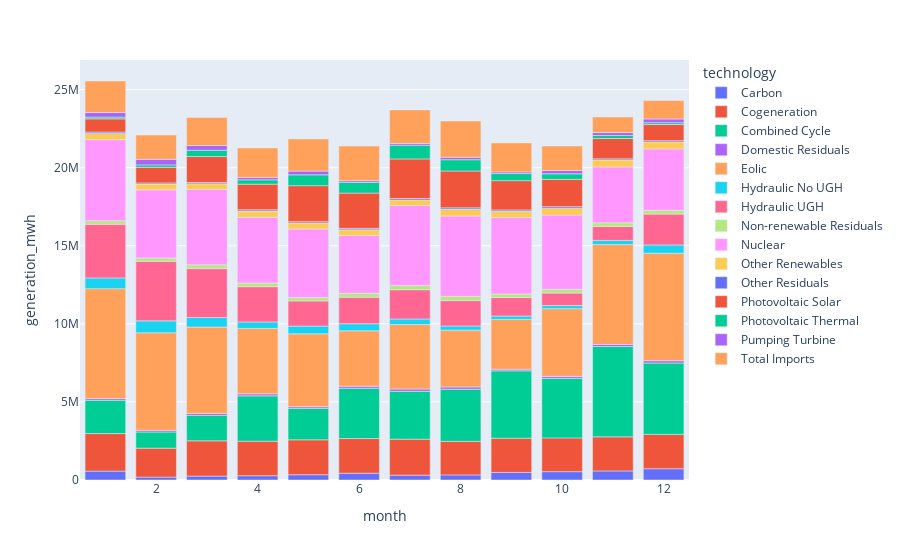

Write notebook code for a chart like this one.
### Markdown cell above
##### Differentiate each technology with a `color`

### Code cell
px.bar(data_frame=dfres, x='month', y='generation_mwh', color='technology')

### Figure 1 — Plotly figure (JSON) as saved in the notebook; plotly's stock layout.template omitted (floating-point values rounded to 4 significant figures)
{"data": [{"alignmentgroup": "True", "hovertemplate": "technology=Carbon<br>month=%{x}<br>generation_mwh=%{y}<extra></extra>", "legendgroup": "Carbon", "marker": {"color": "#636efa", "pattern": {"shape": ""}}, "name": "Carbon", "offsetgroup": "Carbon", "orientation": "v", "showlegend": true, "textposition": "auto", "type": "bar", "x": [1, 2, 3, 4, 5, 6, 7, 8, 9, 10, 11, 12], "xaxis": "x", "y": [569900.0, 186166, 250300.0, 275500.0, 338200.0, 433800.0, 311100.0, 327400.0, 484800.0, 534700.0, 580600.0, 724400.0], "yaxis": "y"}, {"alignmentgroup": "True", "hovertemplate": "technology=Cogeneration<br>month=%{x}<br>generation_mwh=%{y}<extra></extra>", "legendgroup": "Cogeneration", "marker": {"color": "#EF553B", "pattern": {"shape": ""}}, "name": "Cogeneration", "offsetgroup": "Cogeneration", "orientation": "v", "showlegend": true, "textposition": "auto", "type": "bar", "x": [1, 2, 3, 4, 5, 6, 7, 8, 9, 10, 11, 12], "xaxis": "x", "y": [2405000.0, 1852000.0, 2259000.0, 2212000.0, 2236000.0, 2222000.0, 2305000.0, 2149075, 2191000.0, 2161000.0, 2184000.0, 2196000.0], "yaxis": "y"}, {"alignmentgroup": "True", "hovertemplate": "technology=Combined Cycle<br>month=%{x}<br>generation_mwh=%{y}<extra></extra>", "legendgroup": "Combined Cycle", "marker": {"color": "#00cc96", "pattern": {"shape": ""}}, "name": "Combined Cycle", "offsetgroup": "Combined Cycle", "orientation": "v", "showlegend": true, "textposition": "auto", "type": "bar", "x": [1, 2, 3, 4, 5, 6, 7, 8, 9, 10, 11, 12], "xaxis": "x", "y": [2132000.0, 1036000.0, 1627000.0, 2901000.0, 2011000.0, 3219000.0, 3063000.0, 3339000.0, 4314000.0, 3821000.0, 5783000.0, 4572000.0], "yaxis": "y"}, {"alignmentgroup": "True", "hovertemplate": "technology=Domestic Residuals<br>month=%{x}<br>generation_mwh=%{y}<extra></extra>", "legendgroup": "Domestic Residuals", "marker": {"color": "#ab63fa", "pattern": {"shape": ""}}, "name": "Domestic Residuals", "offsetgroup": "Domestic Residuals", "orientation": "v", "showlegend": true, "textposition": "auto", "type": "bar", "x": [1, 2, 3, 4, 5, 6, 7, 8, 9, 10, 11, 12], "xaxis": "x", "y": [109129, 114300.0, 125800.0, 132300.0, 107400.0, 131200.0, 150100.0, 141900.0, 107800.0, 120200.0, 132200.0, 146800.0], "yaxis": "y"}, {"alignmentgroup": "True", "hovertemplate": "technology=Eolic<br>month=%{x}<br>generation_mwh=%{y}<extra></extra>", "legendgroup": "Eolic", "marker": {"color": "#FFA15A", "pattern": {"shape": ""}}, "name": "Eolic", "offsetgroup": "Eolic", "orientation": "v", "showlegend": true, "textposition": "auto", "type": "bar", "x": [1, 2, 3, 4, 5, 6, 7, 8, 9, 10, 11, 12], "xaxis": "x", "y": [7039018, 6241000.0, 5535000.0, 4187000.0, 4668000.0, 3548000.0, 4128000.0, 3640000.0, 3190000.0, 4339000.0, 6398000.0, 6887000.0], "yaxis": "y"}, {"alignmentgroup": "True", "hovertemplate": "technology=Hydraulic No UGH<br>month=%{x}<br>generation_mwh=%{y}<extra></extra>", "legendgroup": "Hydraulic No UGH", "marker": {"color": "#19d3f3", "pattern": {"shape": ""}}, "name": "Hydraulic No UGH", "offsetgroup": "Hydraulic No UGH", "orientation": "v", "showlegend": true, "textposition": "auto", "type": "bar", "x": [1, 2, 3, 4, 5, 6, 7, 8, 9, 10, 11, 12], "xaxis": "x", "y": [688200.0, 762889, 609500.0, 416900.0, 498600.0, 450600.0, 356000.0, 267600.0, 214600.0, 199200.0, 267500.0, 528200.0], "yaxis": "y"}, {"alignmentgroup": "True", "hovertemplate": "technology=Hydraulic UGH<br>month=%{x}<br>generation_mwh=%{y}<extra></extra>", "legendgroup": "Hydraulic UGH", "marker": {"color": "#FF6692", "pattern": {"shape": ""}}, "name": "Hydraulic UGH", "offsetgroup": "Hydraulic UGH", "orientation": "v", "showlegend": true, "textposition": "auto", "type": "bar", "x": [1, 2, 3, 4, 5, 6, 7, 8, 9, 10, 11, 12], "xaxis": "x", "y": [3434033, 3814000.0, 3135000.0, 2257000.0, 1610000.0, 1701000.0, 1872000.0, 1624000.0, 1184000.0, 797000.0, 890800.0, 1975000.0], "yaxis": "y"}, {"alignmentgroup": "True", "hovertemplate": "technology=Non-renewable Residuals<br>month=%{x}<br>generation_mwh=%{y}<extra></extra>", "legendgroup": "Non-renewable Residuals", "marker": {"color": "#B6E880", "pattern": {"shape": ""}}, "name": "Non-renewable Residuals", "offsetgroup": "Non-renewable Residuals", "orientation": "v", "showlegend": true, "textposition": "auto", "type": "bar", "x": [1, 2, 3, 4, 5, 6, 7, 8, 9, 10, 11, 12], "xaxis": "x", "y": [230300.0, 217500.0, 238300.0, 234489, 218000.0, 249700.0, 276200.0, 270200.0, 226400.0, 241800.0, 237400.0, 245200.0], "yaxis": "y"}, {"alignmentgroup": "True", "hovertemplate": "technology=Nuclear<br>month=%{x}<br>generation_mwh=%{y}<extra></extra>", "legendgroup": "Nuclear", "marker": {"color": "#FF97FF", "pattern": {"shape": ""}}, "name": "Nuclear", "offsetgroup": "Nuclear", "orientation": "v", "showlegend": true, "textposition": "auto", "type": "bar", "x": [1, 2, 3, 4, 5, 6, 7, 8, 9, 10, 11, 12], "xaxis": "x", "y": [5191000.0, 4358000.0, 4831000.0, 4211000.0, 4386000.0, 3711000.0, 5120000.0, 5153000.0, 4897000.0, 4755000.0, 3580000.0, 3931824], "yaxis": "y"}, {"alignmentgroup": "True", "hovertemplate": "technology=Other Renewables<br>month=%{x}<br>generation_mwh=%{y}<extra></extra>", "legendgroup": "Other Renewables", "marker": {"color": "#FECB52", "pattern": {"shape": ""}}, "name": "Other Renewables", "offsetgroup": "Other Renewables", "orientation": "v", "showlegend": true, "textposition": "auto", "type": "bar", "x": [1, 2, 3, 4, 5, 6, 7, 8, 9, 10, 11, 12], "xaxis": "x", "y": [401100.0, 373200.0, 362600.0, 396100.0, 394800.0, 362100.0, 357300.0, 423200.0, 402900.0, 443900.0, 444400.0, 449300.0], "yaxis": "y"}, {"alignmentgroup": "True", "hovertemplate": "technology=Other Residuals<br>month=%{x}<br>generation_mwh=%{y}<extra></extra>", "legendgroup": "Other Residuals", "marker": {"color": "#636efa", "pattern": {"shape": ""}}, "name": "Other Residuals", "offsetgroup": "Other Residuals", "orientation": "v", "showlegend": true, "textposition": "auto", "type": "bar", "x": [1, 2, 3, 4, 5, 6, 7, 8, 9, 10, 11, 12], "xaxis": "x", "y": [87550.0, 73760.0, 83340.0, 86320.0, 80900.0, 89920.0, 92030.0, 94340.0, 85690.0, 93810.0, 72330.0, 79790.0], "yaxis": "y"}, {"alignmentgroup": "True", "hovertemplate": "technology=Photovoltaic Solar<br>month=%{x}<br>generation_mwh=%{y}<extra></extra>", "legendgroup": "Photovoltaic Solar", "marker": {"color": "#EF553B", "pattern": {"shape": ""}}, "name": "Photovoltaic Solar", "offsetgroup": "Photovoltaic Solar", "orientation": "v", "showlegend": true, "textposition": "auto", "type": "bar", "x": [1, 2, 3, 4, 5, 6, 7, 8, 9, 10, 11, 12], "xaxis": "x", "y": [843900.0, 997700.0, 1663000.0, 1639621, 2303000.0, 2259000.0, 2534000.0, 2363000.0, 1876000.0, 1748000.0, 1303000.0, 1031000.0], "yaxis": "y"}, {"alignmentgroup": "True", "hovertemplate": "technology=Photovoltaic Thermal<br>month=%{x}<br>generation_mwh=%{y}<extra></extra>", "legendgroup": "Photovoltaic Thermal", "marker": {"color": "#00cc96", "pattern": {"shape": ""}}, "name": "Photovoltaic Thermal", "offsetgroup": "Photovoltaic Thermal", "orientation": "v", "showlegend": true, "textposition": "auto", "type": "bar", "x": [1, 2, 3, 4, 5, 6, 7, 8, 9, 10, 11, 12], "xaxis": "x", "y": [111900.0, 154600.0, 400900.0, 277200.0, 693300.0, 685200.0, 880800.0, 721100.0, 453500.0, 356200.0, 190083, 117400.0], "yaxis": "y"}, {"alignmentgroup": "True", "hovertemplate": "technology=Pumping Turbine<br>month=%{x}<br>generation_mwh=%{y}<extra></extra>", "legendgroup": "Pumping Turbine", "marker": {"color": "#ab63fa", "pattern": {"shape": ""}}, "name": "Pumping Turbine", "offsetgroup": "Pumping Turbine", "orientation": "v", "showlegend": true, "textposition": "auto", "type": "bar", "x": [1, 2, 3, 4, 5, 6, 7, 8, 9, 10, 11, 12], "xaxis": "x", "y": [293700.0, 357700.0, 302400.0, 155800.0, 241400.0, 107000.0, 112000.0, 156500.0, 106930, 210600.0, 192400.0, 239000.0], "yaxis": "y"}, {"alignmentgroup": "True", "hovertemplate": "technology=Total Imports<br>month=%{x}<br>generation_mwh=%{y}<extra></extra>", "legendgroup": "Total Imports", "marker": {"color": "#FFA15A", "pattern": {"shape": ""}}, "name": "Total Imports", "offsetgroup": "Total Imports", "orientation": "v", "showlegend": true, "textposition": "auto", "type": "bar", "x": [1, 2, 3, 4, 5, 6, 7, 8, 9, 10, 11, 12], "xaxis": "x", "y": [2019000.0, 1555000.0, 1797000.0, 1886000.0, 2062000.0, 2218000.0, 2145289, 2318000.0, 1855000.0, 1573000.0, 995200.0, 1180000.0], "yaxis": "y"}], "layout": {"autosize": true, "barmode": "relative", "legend": {"title": {"text": "technology"}, "tracegroupgap": 0}, "margin": {"t": 60}, "xaxis": {"anchor": "y", "autorange": true, "domain": [0, 1], "range": [0.5, 12.5], "title": {"text": "month"}, "type": "linear"}, "yaxis": {"anchor": "x", "autorange": true, "domain": [0, 1], "range": [0, 26900000.0], "title": {"text": "generation_mwh"}, "type": "linear"}}}
